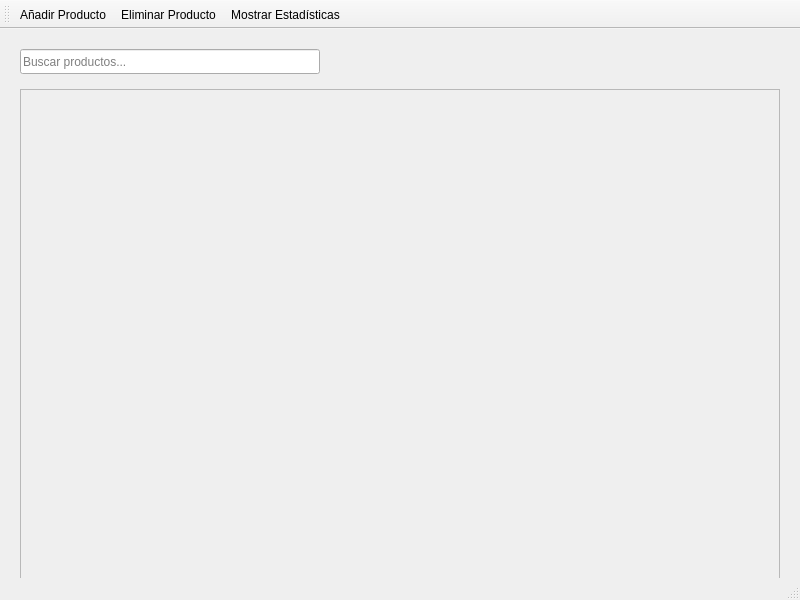
<?xml version="1.0" encoding="UTF-8"?>
<ui version="4.0">
 <class>MainWindow</class>
 <widget class="QMainWindow" name="MainWindow">
  <property name="geometry">
   <rect>
    <x>0</x>
    <y>0</y>
    <width>800</width>
    <height>600</height>
   </rect>
  </property>
  <property name="windowTitle">
   <string>TechMarket Dashboard</string>
  </property>
  <widget class="QWidget" name="centralwidget">
   
   <!-- Buscador -->
   <widget class="QLineEdit" name="lineEdit">
    <property name="geometry">
     <rect>
      <x>20</x>
      <y>20</y>
      <width>300</width>
      <height>25</height>
     </rect>
    </property>
    <property name="placeholderText">
     <string>Buscar productos...</string>
    </property>
   </widget>

   <!-- ScrollArea para productos -->
   <widget class="QScrollArea" name="scrollArea">
    <property name="geometry">
     <rect>
      <x>20</x>
      <y>60</y>
      <width>760</width>
      <height>500</height>
     </rect>
    </property>
    <property name="widgetResizable">
     <bool>true</bool>
    </property>
    <widget class="QWidget" name="scrollAreaWidgetContents">
     <property name="geometry">
      <rect>
       <x>0</x>
       <y>0</y>
       <width>760</width>
       <height>500</height>
      </rect>
     </property>
     <!-- Aquí NO necesitamos QListView -->
    </widget>
   </widget>

  </widget>

  <!-- Menú y barra de estado -->
  <widget class="QMenuBar" name="menubar"/>
  <widget class="QStatusBar" name="statusbar"/>

  <!-- Barra de herramientas -->
  <widget class="QToolBar" name="toolBar">
   <property name="windowTitle">
    <string>Barra de herramientas</string>
   </property>
   <attribute name="toolBarArea">
    <enum>TopToolBarArea</enum>
   </attribute>
   <addaction name="actionA_adir_Producto"/>
   <addaction name="actionEliminar_Producto"/>
   <addaction name="actionmostrar_Estadisticas"/>
  </widget>

  <!-- Acciones -->
  <action name="actionA_adir_Producto">
   <property name="text">
    <string>Añadir Producto</string>
   </property>
  </action>
  <action name="actionEliminar_Producto">
   <property name="text">
    <string>Eliminar Producto</string>
   </property>
  </action>
  <action name="actionmostrar_Estadisticas">
   <property name="text">
    <string>Mostrar Estadísticas</string>
   </property>
  </action>

 </widget>
 <resources/>
 <connections/>
</ui>
